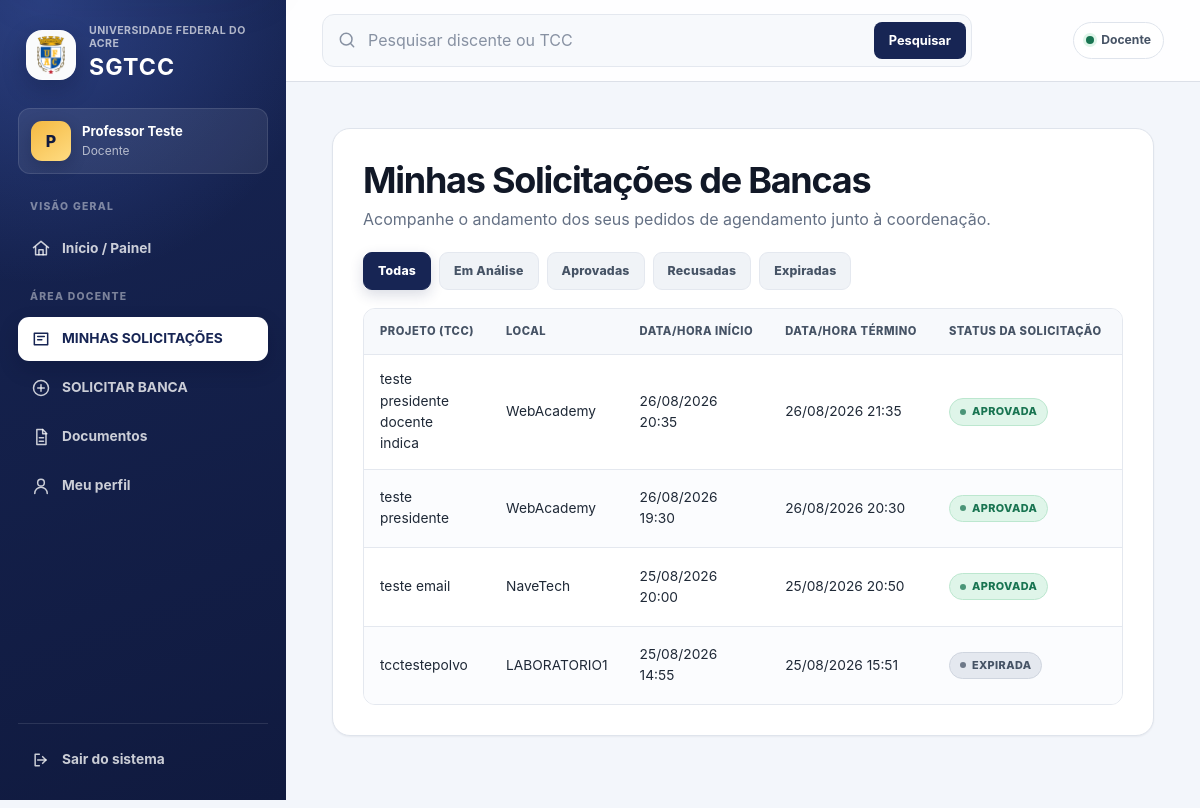
The page /bancas/ (signed in) on the database as committed earlier.
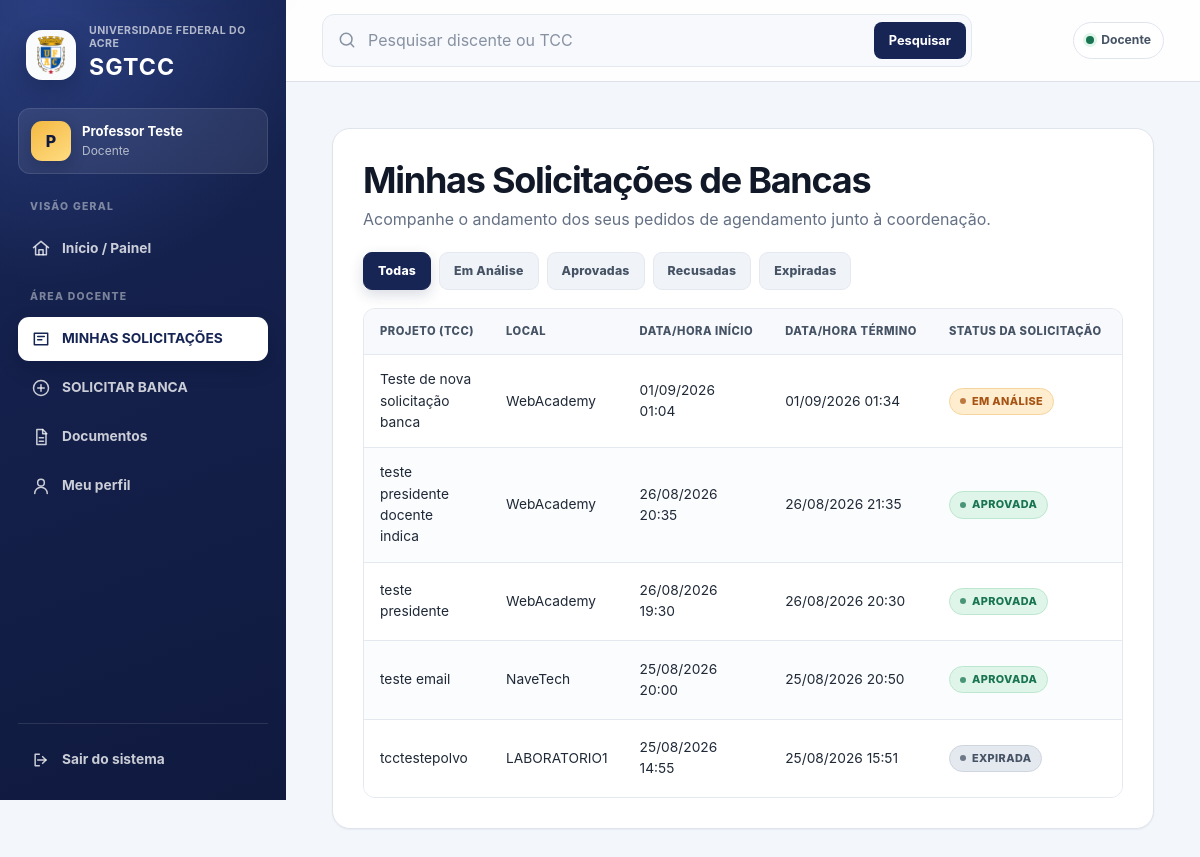
The same page on the database as committed later.
### bancasapp/models.py (models this page shows, shortened)
class SolicitacaoAgendamento(models.Model):
    STATUS_SOLICITACAO = (
        ('EM_ANÁLISE', 'Em Análise'),
        ('APROVADA', 'Aprovada'),
        ('RECUSADA', 'Recusada'),
        ('EXPIRADA', 'Expirada'),
    )
    usuario_solicitante = models.ForeignKey(
        pUsuario,
        on_delete=models.CASCADE,
        related_name='solicitacoes_enviadas'
    )
    projeto_tcc = models.ForeignKey(
        ProjetoTCC,
        on_delete=models.CASCADE
    )
    espaco = models.ForeignKey(
        EspacoFisico,
        on_delete=models.PROTECT
    )
    opcao_data_inicio = models.DateTimeField()
    opcao_data_fim = models.DateTimeField()
    arquivo_tcc = models.FileField(
        upload_to='tcc/solicitacoes/%Y/%m/',
        validators=[
            FileExtensionValidator(
                allowed_extensions=['pdf']
            )
        ],
        blank=True,
        verbose_name='Arquivo do TCC'
    )
    status = models.CharField(
        max_length=15,
        choices=STATUS_SOLICITACAO,
        default='EM_ANÁLISE'
    )
    data_solicitacao = models.DateTimeField(
        default=timezone.now,
        editable=False
    )
    data_decisao = models.DateTimeField(
        null=True,
        blank=True,
        editable=False
    )
    decidida_por = models.ForeignKey(
        User,
        on_delete=models.SET_NULL,
        null=True,
        blank=True,
        related_name='solicitacoes_decididas',
        editable=False
    )
    motivo_decisao = models.TextField(
        blank=True
    )

class ProjetoTCC(models.Model):
    STATUS_TIPO = (
        ('EM_ANÁLISE', 'Em Análise'),
        ('APROVADO', 'Aprovado'),
        ('RECUSADA', 'Recusada'),
    )
    titulo = models.CharField(max_length=255)
    resumo = models.TextField()
    semestre_letivo = models.CharField(max_length=6)
    discente = models.ForeignKey(Discente, on_delete=models.CASCADE)
    status = models.CharField(max_length=15, choices=STATUS_TIPO, default='EM_ANÁLISE')

class EspacoFisico(models.Model):
    nome = models.CharField(
        max_length=255
    )
    ativo = models.BooleanField(
        default=True
    )
    class Meta:
        ordering = ['nome']
        verbose_name = 'Espaço físico'
        verbose_name_plural = 'Espaços físicos'

### bancasapp/views.py (the view)
@docente_required
def visualizar_bancas(request):
    expirar_solicitacoes_vencidas()
    atualizar_status_bancas()
    consulta = (
        SolicitacaoAgendamento.objects
        .select_related(
            'projeto_tcc',
            'projeto_tcc__discente',
            'espaco',
            'usuario_solicitante',
            'usuario_solicitante__usuario',
            'banca_tcc',
        )
    )
    perfil_logado = pUsuario.objects.get(
        usuario=request.user,
        perfil='DOCENTE'
    )
    solicitacoes = (
        consulta
        .filter(
            Q(
                usuario_solicitante=perfil_logado
            )
            | Q(
                composicao_banca__orientador=(
                    perfil_logado
                )
            )
            | Q(
                composicao_banca__coorientador=(
                    perfil_logado
                )
            )
            | Q(
                composicao_banca__avaliador_interno=(
                    perfil_logado
                )
            )
            | Q(
                composicao_banca__segundo_avaliador_interno=(
                    perfil_logado
                )
            )
        )
        .distinct()
        .order_by(
            '-data_solicitacao',
            '-id'
        )
    )
    status_filtro = request.GET.get(
        'status'
    )
    status_validos = {
        valor
        for valor, nome
        in SolicitacaoAgendamento.STATUS_SOLICITACAO
    }
    if status_filtro in status_validos:
        solicitacoes = solicitacoes.filter(
            status=status_filtro
        )
    else:
        status_filtro = None
    paginador = Paginator(
        solicitacoes,
        10
    )
    pagina_solicitacoes = paginador.get_page(
        request.GET.get('pagina')
    )
    contexto = {
        'solicitacoes': pagina_solicitacoes,
        'status_atual': status_filtro,
    }
    return render(
        request,
        'visualizar_bancas.html',
        contexto
    )

### bancasapp/permissions.py (called while the page is built)
def usuario_e_docente(user):
    if not user.is_authenticated or not user.is_active:
        return False
    return pUsuario.objects.filter(
        usuario=user,
        perfil='DOCENTE'
    ).exists()

def docente_required(view_func):
    @login_required(login_url='login')
    @wraps(view_func)
    def wrapper(request, *args, **kwargs):
        if usuario_e_docente(request.user):
            return view_func(
                request,
                *args,
                **kwargs
            )
        messages.error(
            request,
            'Apenas docentes cadastrados podem realizar esta operação.'
        )
        return redirect('dashboard')
    return wrapper

### bancasapp/services.py (called while the page is built)
def expirar_solicitacoes_vencidas():
    return (
        SolicitacaoAgendamento.objects
        .filter(
            status='EM_ANÁLISE',
            opcao_data_inicio__lte=timezone.now(),
        )
        .update(
            status='EXPIRADA'
        )
    )

### templates/visualizar_bancas.html (shortened to what this page needs)
{% extends 'base.html' %}
{% block content %}
    <div class="table-container">
        <h1>Minhas Solicitações de Bancas</h1>
        <p>
            Acompanhe o andamento dos seus pedidos de agendamento
            junto à coordenação.
        </p>
        <div class="filter-menu">
            <a
                href="{% url 'visualizar_bancas' %}"
                class="btn-filter {% if not status_atual %}active{% endif %}"
            >
                Todas
            </a>
            <a
                href="{% url 'visualizar_bancas' %}?status=EM_ANÁLISE"
                class="btn-filter {% if status_atual == 'EM_ANÁLISE' %}active{% endif %}"
            >
                Em Análise
            </a>
            <a
                href="{% url 'visualizar_bancas' %}?status=APROVADA"
                class="btn-filter {% if status_atual == 'APROVADA' %}active{% endif %}"
            >
                Aprovadas
            </a>
            <a
                href="{% url 'visualizar_bancas' %}?status=RECUSADA"
                class="btn-filter {% if status_atual == 'RECUSADA' %}active{% endif %}"
            >
                Recusadas
            </a>
            <a
                href="{% url 'visualizar_bancas' %}?status=EXPIRADA"
                class="btn-filter {% if status_atual == 'EXPIRADA' %}active{% endif %}"
            >
                Expiradas
            </a>
        </div>
        <table>
            <thead>
                <tr>
                    <th>Projeto (TCC)</th>
                    <th>Local</th>
                    <th>Data/Hora Início</th>
                    <th>Data/Hora Término</th>
                    <th>Status da solicitação</th>
                    <th>Situação da banca</th>
                </tr>
            </thead>
            <tbody>
                {% for solicitacao in solicitacoes %}
                    <tr>
                        <td>
                            {{ solicitacao.projeto_tcc.titulo }}
                        </td>
                        <td>
                            {{ solicitacao.espaco.nome }}
                        </td>
                        <td>
                            {{ solicitacao.opcao_data_inicio|date:"d/m/Y H:i" }}
                        </td>
                        <td>
                            {{ solicitacao.opcao_data_fim|date:"d/m/Y H:i" }}
                        </td>
                        <td>
                            {% if solicitacao.status == 'EM_ANÁLISE' %}
                                <span class="status-badge status-analise">
                                    Em Análise
                                </span>
                            {% elif solicitacao.status == 'APROVADA' %}
                                <span class="status-badge status-aprovada">
                                    Aprovada
                                </span>
                            {% elif solicitacao.status == 'EXPIRADA' %}
                                <span class="status-badge status-expirada">
                                    Expirada
                                </span>
                            {% else %}
                                <span class="status-badge status-recusada">
                                    Recusada
                                </span>
                            {% endif %}
                        </td>
                        <td>
                        </td>
                    </tr>
                {% endfor %}
            </tbody>
        </table>
    </div>
{% endblock %}

Rows that differ between the two databases and show on the page:
added SolicitacaoAgendamento: projeto_tcc.titulo "Teste de nova solicitação banca", espaco.nome "WebAcademy", opcao_data_inicio "01/09/2026 01:04", opcao_data_fim "01/09/2026 01:34", status "EM ANÁLISE"
